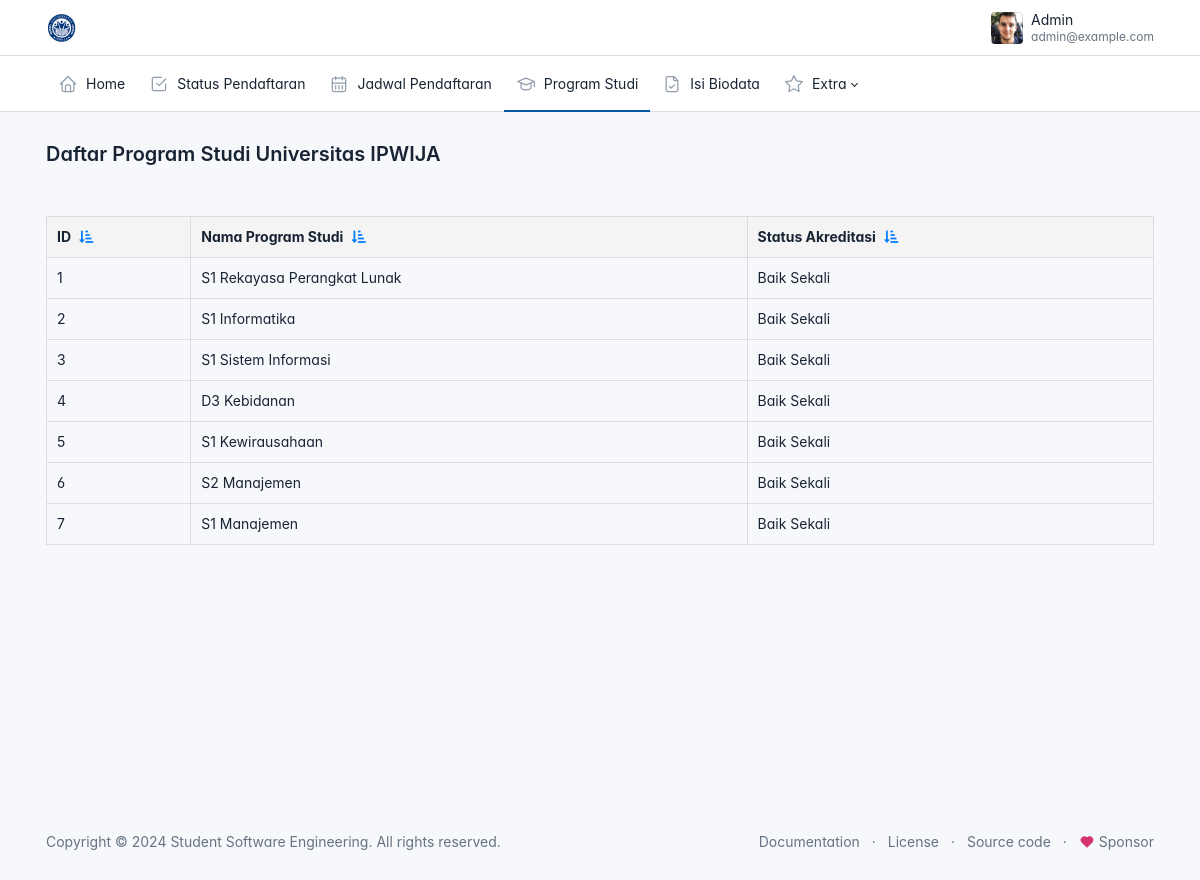
The app's page /dashboard/menu/program_studi.php (signed in) with its own data.
### tables this page shows
CREATE TABLE `users` (
  `user_id` int(11) NOT NULL,
  `username` varchar(50) NOT NULL,
  `email` varchar(255) NOT NULL,
  `password` varchar(255) NOT NULL,
  `role` enum('admin','pendaftar') NOT NULL,
  `created_at` timestamp NOT NULL DEFAULT current_timestamp(),
  `jwt_token` text DEFAULT NULL
);

CREATE TABLE `program_studi` (
  `program_studi_id` int(11) NOT NULL,
  `nama_program_studi` varchar(100) NOT NULL,
  `status_akreditasi` varchar(50) NOT NULL
);

### dashboard/menu/program_studi.php (the view, shortened to what this page needs)
<?php
include '../../koneksi.php';
$user = $_SESSION['user'];
$stmt = $pdo->prepare("SELECT username, password, role, created_at FROM users WHERE email = :email");
$stmt->execute(['email' => $user['email']]);
try {
    $query = "SELECT program_studi_id, nama_program_studi, status_akreditasi FROM program_studi";
    $stmt = $pdo->prepare($query);
    $stmt->execute();
    $rows = $stmt->fetchAll(PDO::FETCH_ASSOC);
} catch (PDOException $e) {
    die("Query Error: " . $e->getMessage());
}
?>
<!doctype html>
<html lang="en">
  <head>
    <link href="../../assets/css/tabler.min.css?1692870487" rel="stylesheet" />
    <link href="../../assets/css/tabler-flags.min.css?1692870487" rel="stylesheet" />
    <link href="../../assets/css/tabler-payments.min.css?1692870487" rel="stylesheet" />
    <link href="../../assets/css/tabler-vendors.min.css?1692870487" rel="stylesheet" />
    <link href="../../assets/css/demo.min.css?1692870487" rel="stylesheet" />
    <link href="https://cdnjs.cloudflare.com/ajax/libs/font-awesome/5.15.4/css/all.min.css" rel="stylesheet">
  </head>
  <body >
    <div class="page">
      <header class="navbar navbar-expand-md d-print-none" >
        <div class="container-xl">
          <h1 class="navbar-brand navbar-brand-autodark d-none-navbar-horizontal pe-0 pe-md-3">
            <a href="#">
            <img src="../../assets/img/logo.ico" width="150" height="50" alt="Tabler" class="navbar-brand-image">
            </a>
          </h1>
          <div class="navbar-nav flex-row order-md-last">
            <div class="d-none d-md-flex">
            </div>
            <div class="nav-item dropdown">
              <a href="#" class="nav-link d-flex lh-1 text-reset p-0" data-bs-toggle="dropdown" aria-label="Open user menu">
                <span class="avatar avatar-sm" style="background-image: url(../static/avatars/000m.jpg)"></span>
                <div class="d-none d-xl-block ps-2">
                  <div><?php echo htmlspecialchars($user['username']); ?></div>
                  <div class="mt-1 small text-secondary"><?php echo htmlspecialchars($user['email']); ?></div>
                </div>
              </a>
            </div>
          </div>
        </div>
      </header>
      <header class="navbar-expand-md">
        <div class="collapse navbar-collapse" id="navbar-menu">
          <div class="navbar">
            <div class="container-xl">
              <ul class="navbar-nav">
                <li class="nav-item ">
                  <a class="nav-link" href="http://localhost/PMB-Projek/dashboard/user.php" >
                    <span class="nav-link-icon d-md-none d-lg-inline-block">
                    </span>
                    <span class="nav-link-title">
                      Home
                    </span>
                  </a>
                </li>
                <li class="nav-item">
                  <a class="nav-link" href="#" >
                    <span class="nav-link-icon d-md-none d-lg-inline-block">
                </span>
                    <span class="nav-link-title">
                      Status Pendaftaran
                    </span>
                  </a>
                </li>
                <li class="nav-item">
                  <a class="nav-link" href="http://localhost/PMB-Projek/dashboard/menu/tanggal_daftar.php" >
                    <span class="nav-link-icon d-md-none d-lg-inline-block">
                </span>
                    <span class="nav-link-title">
                     Jadwal Pendaftaran
                    </span>
                  </a>
                </li>
                <li class="nav-item active">
                  <a class="nav-link" href="menu/program_studi.php" >
                    <span class="nav-link-icon d-md-none d-lg-inline-block">
                </span>
                    <span class="nav-link-title">
                      Program Studi
                    </span>
                  </a>
                </li>
                <li class="nav-item">
                  <a class="nav-link" href="isi_biodata.php" >
                    <span class="nav-link-icon d-md-none d-lg-inline-block">
                </span>
                    <span class="nav-link-title">
                     Isi Biodata
                    </span>
                  </a>
                </li>
                <li class="nav-item dropdown">
                  <a class="nav-link dropdown-toggle" href="#navbar-extra" data-bs-toggle="dropdown" data-bs-auto-close="outside" role="button" aria-expanded="false" >
                    <span class="nav-link-icon d-md-none d-lg-inline-block">
                    </span>
                    <span class="nav-link-title">
                      Extra
                    </span>
                  </a>
                </li>
              </ul>
            </div>
          </div>
        </div>
      </header>
      <div class="page-wrapper">
        <div class="page-header d-print-none">
          <div class="container-xl">
            <div class="row g-2 align-items-center">
              <div class="col">
                <h2 class="page-title">
                 Daftar Program Studi  Universitas IPWIJA
                </h2>
              </div>
            </div>
          </div>
        </div>
        <div class="page-body">
  <div class="container-xl">
      <table id="data-table">
        <thead>
          <tr>
            <th>
              ID
              <i class="fas fa-sort-amount-down-alt filter-icon" onclick="sortTable(0)" title="Urutkan ID"></i>
            </th>
            <th>
              Nama Program Studi
              <i class="fas fa-sort-amount-down-alt filter-icon" onclick="sortTable(1)" title="Urutkan Nama"></i>
            </th>
            <th>
              Status Akreditasi
              <i class="fas fa-sort-amount-down-alt filter-icon" onclick="sortTable(2)" title="Urutkan Akreditasi"></i>
            </th>
          </tr>
        </thead>
        <tbody>
          <?php if (!empty($rows)): ?>
            <?php foreach ($rows as $row): ?>
              <tr>
                <td><?= htmlspecialchars($row['program_studi_id']) ?></td>
                <td><?= htmlspecialchars($row['nama_program_studi']) ?></td>
                <td><?= htmlspecialchars($row['status_akreditasi']) ?></td>
              </tr>
            <?php endforeach; ?>
          <?php else: ?>
            <tr>
              <td colspan="3">Tidak ada data.</td>
            </tr>
          <?php endif; ?>
        </tbody>
      </table>
    </div>
  </div>
      </div>
</div>
        <footer class="footer footer-transparent d-print-none">
          <div class="container-xl">
            <div class="row text-center align-items-center flex-row-reverse">
              <div class="col-lg-auto ms-lg-auto">
                <ul class="list-inline list-inline-dots mb-0">
                  <li class="list-inline-item"><a href="https://tabler.io/docs" target="_blank" class="link-secondary" rel="noopener">Documentation</a></li>
                  <li class="list-inline-item"><a href="./license.html" class="link-secondary">License</a></li>
                  <li class="list-inline-item"><a href="https://github.com/tabler/tabler" target="_blank" class="link-secondary" rel="noopener">Source code</a></li>
                  <li class="list-inline-item">
                    <a href="https://github.com/sponsors/codecalm" target="_blank" class="link-secondary" rel="noopener">
                      Sponsor
                    </a>
                  </li>
                </ul>
              </div>
              <div class="col-12 col-lg-auto mt-3 mt-lg-0">
                <ul class="list-inline list-inline-dots mb-0">
                  <li class="list-inline-item">
                    Copyright &copy; 2024
                    <a href="." class="link-secondary">Student Software Engineering</a>.
                    All rights reserved.
                  </li>
                </ul>
              </div>
            </div>
          </div>
        </footer>
  </body>
</html>

### dashboard/menu/program_studi.php (style rules this page uses)
:root { --tblr-font-sans-serif: 'Inter Var', -apple-system, BlinkMacSystemFont, San Francisco, Segoe UI, Roboto, Helvetica Neue, sans-serif; }
body { font-feature-settings: "cv03", "cv04", "cv11"; }
table { width: 100%; border-collapse: collapse; margin-top: 20px; display: none; }
table, th, td { border: 1px solid #ddd; }
th, td { padding: 10px; text-align: left; }
th { background-color: #f4f4f4; position: relative; }
.filter-icon { font-size: 14px; color: #007BFF; cursor: pointer; margin-left: 5px; }

### records on screen
users: username "Admin"
program_studi: program_studi_id "1", nama_program_studi "S1 Rekayasa Perangkat Lunak", status_akreditasi "Baik Sekali"
program_studi: program_studi_id "2", nama_program_studi "S1 Informatika", status_akreditasi "Baik Sekali"
program_studi: program_studi_id "3", nama_program_studi "S1 Sistem Informasi", status_akreditasi "Baik Sekali"
program_studi: program_studi_id "4", nama_program_studi "D3 Kebidanan", status_akreditasi "Baik Sekali"
program_studi: program_studi_id "5", nama_program_studi "S1 Kewirausahaan", status_akreditasi "Baik Sekali"
program_studi: program_studi_id "6", nama_program_studi "S2 Manajemen", status_akreditasi "Baik Sekali"
program_studi: program_studi_id "7", nama_program_studi "S1 Manajemen", status_akreditasi "Baik Sekali"

### other values on screen
$user['email'] "admin@example.com"
